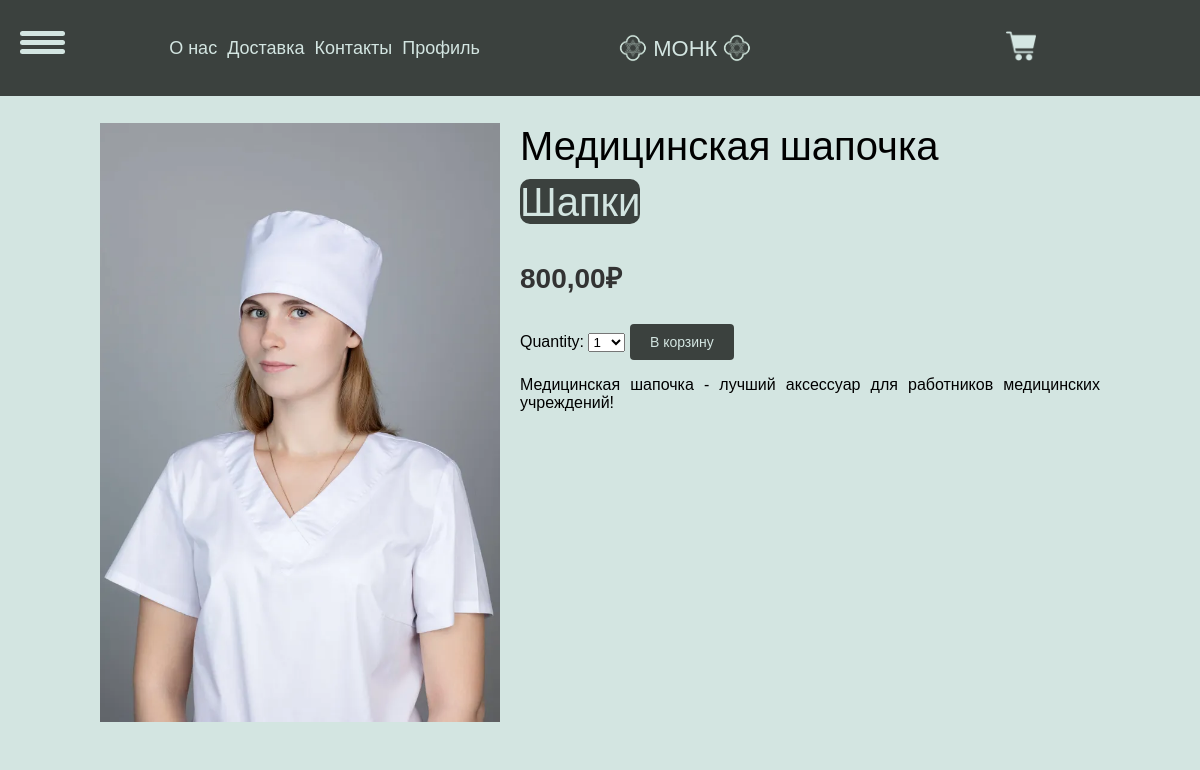
The app's page /1/medicinskaya-shapochka with its own data.
### myshop/models.py (models this page shows, shortened)
class Product(models.Model):
    category = models.ForeignKey(Category,
                                 related_name='products',
                                 on_delete=models.CASCADE)
    name = models.CharField(max_length=150, db_index=True)
    slug = models.CharField(max_length=150, db_index=True, unique=True)
    color = models.ForeignKey(Color,
                              related_name='products',
                              on_delete=models.CASCADE)
    gender = models.ForeignKey(Gender,
                               related_name='products',
                               on_delete=models.CASCADE
                               )
    image = models.ImageField(upload_to=f'media/products/%Y/%m/%d', blank=True)
    description = models.TextField(max_length=1000, blank=True)
    price = models.DecimalField(max_digits=10, decimal_places=2)
    available = models.BooleanField(default=True)
    created = models.DateTimeField(auto_now_add=True)
    uploaded = models.DateTimeField(auto_now=True)
    class Meta:
        ordering = ('name',)
        verbose_name = 'Товар'
        verbose_name_plural = 'Товары'
        index_together = (('id', 'slug'),)

class Category(models.Model):
    name = models.CharField(max_length=100, db_index=True)
    slug = models.SlugField(max_length=100, unique=True)
    class Meta:
        ordering = ('name',)
        verbose_name = 'Категория'
        verbose_name_plural = 'Категории'
    def __str__(self):
        return self.name
    def get_absolute_url(self):
        return reverse('myshop:product_list_by_category', args=[self.slug])

### myshop/views.py (the view)
# urls.py: path('<int:id>/<slug:slug>', views.product_detail,
def product_detail(request, id, slug):
    product = get_object_or_404(Product, id=id, slug=slug, available=True)
    cart_product_form = CartAddProductForm()
    return render(request, 'shop/product/detail.html', {'product': product, 'cart_product_form': cart_product_form })

### cart/forms.py
class CartAddProductForm(forms.Form):
    quantity = forms.TypedChoiceField(
        choices=PRODUCT_QUANTITY_CHOICES,
        coerce=int
    )
    update = forms.BooleanField(
        required=False,
        initial=False,
        widget=forms.HiddenInput
    )

### cart/cart.py (called while the page is built)
    def __len__(self):
        return sum(item['quantity'] for item in self.cart.values())

### cart/context_processors.py (called while the page is built)
def cart(request):
    return {'cart': Cart(request)}

### myshop/templates/shop/product/detail.html (shortened to what this page needs)
{% extends "shop/base2.html" %}
{% load static %}
{% block content %}
<div class="product-detail">
<img src="{% if product.image %}{{ product.image.url }}{% else %}
{% static "img/no_image.png" %}{% endif %}">
<h1>{{ product.name }}</h1>
<h2>
<a style="border-radius: 10px; background-color:rgb(59, 65, 62); color:rgb(211, 229, 225);" href="{{ product.category.get_absolute_url }}">{{product.category }}</a>
</h2>
<p class="price">{{ product.price }}₽ </p>
    <form action="{% url 'cart:cart_add' product.id %}" method="post">
        {{ cart_product_form }}
        <input type="submit" value="В корзину">
    </form>
{{ product.description|linebreaks }}
</div>
{% endblock %}

### myshop/static/css/base.css (style rules this page uses)
body { margin:0; padding:0; font-family:helvetica, sans-serif; background-color: rgb(211, 229, 225); }
h1, h2, h3, h4, h5 , h6 { font-family: 'Ubuntu', sans-serif; font-weight:normal; font-size: clamp(10px, 5vw, 40px); }
a { text-decoration:none; color:#5993bb; }
a.button, input[type="submit"] { background-color:rgb(59, 65, 62); color:rgb(211, 229, 225); border-radius:4px; padding:10px 20px; font-size:14px; border:0; }
.product-detail { text-align:justify; }
.product-detail .price { color:#333; font-size:28px; font-weight:bold; }
.product-detail img { width:40%; float:left; padding:0 20px 20px 0; }
.product-detail h1 { margin-bottom:0; }
.product-detail h2 { margin-top:10px; }

### records on screen
Product: image (picture), name "Медицинская шапочка", category "Шапки", price "800,00", description "Медицинская шапочка - лучший аксессуар для работников медицинских учреждений!"
